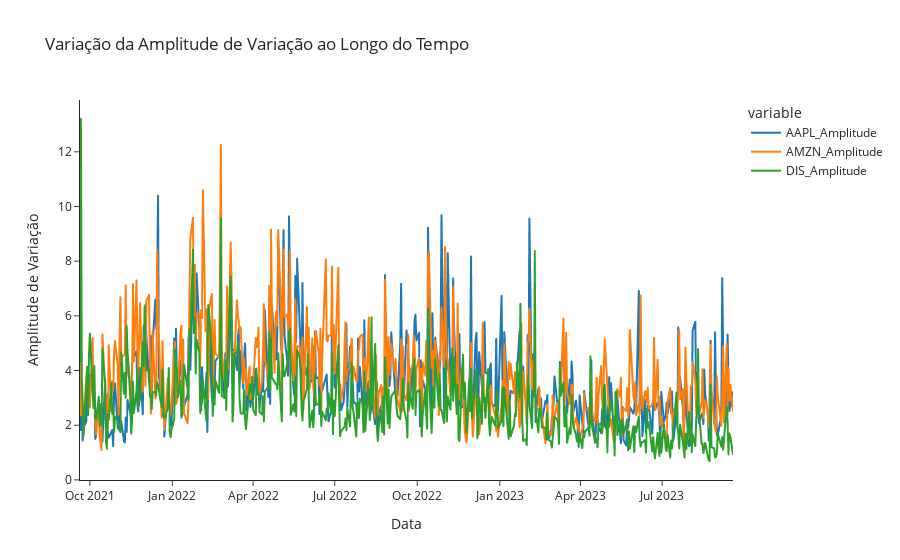

The cell this chart's notebook holds for it:
### Markdown cell above
Gráfico da primeira análise para comparação

### Code cell
# Calculando a amplitude de variação dentro do dia e adicionando uma coluna chamada "Amplitude" para cada ação
yf['AAPL_Amplitude'] = yf['High']['AAPL'] - yf['Low']['AAPL']
yf['AMZN_Amplitude'] = yf['High']['AMZN'] - yf['Low']['AMZN']
yf['DIS_Amplitude'] = yf['High']['DIS'] - yf['Low']['DIS']

# Criando um DataFrame separado com as colunas de amplitude para cada ativo
amplitude_yf = yf[['AAPL_Amplitude', 'AMZN_Amplitude', 'DIS_Amplitude']]

# Resetando o índice para usar a coluna 'Date' como x-axis no gráfico
amplitude_yf.reset_index(inplace=True)

# Criando o gráfico de linha usando o Plotly
fig = px.line(amplitude_yf, x='Date', y=['AAPL_Amplitude', 'AMZN_Amplitude', 'DIS_Amplitude'],
              labels={'Date': 'Data', 'value': 'Amplitude de Variação'},
              title='Variação da Amplitude de Variação ao Longo do Tempo',
              template='simple_white')

# Exibindo o gráfico
fig.show()

### Figure 1 — Plotly figure (JSON) as saved in the notebook; plotly's stock layout.template omitted (floating-point values rounded to 4 significant figures; data arrays with more than 128 entries replaced by an {"elided": "..."} marker saying what was removed)
{"data": [{"hovertemplate": "variable=AAPL_Amplitude<br>Data=%{x}<br>Amplitude de Variação=%{y}<extra></extra>", "legendgroup": "AAPL_Amplitude", "line": {"color": "#1F77B4", "dash": "solid"}, "marker": {"symbol": "circle"}, "mode": "lines", "name": "AAPL_Amplitude", "showlegend": true, "type": "scattergl", "x": {"elided": "502 str values"}, "xaxis": "x", "y": {"elided": "502 float values"}, "yaxis": "y"}, {"hovertemplate": "variable=AMZN_Amplitude<br>Data=%{x}<br>Amplitude de Variação=%{y}<extra></extra>", "legendgroup": "AMZN_Amplitude", "line": {"color": "#FF7F0E", "dash": "solid"}, "marker": {"symbol": "circle"}, "mode": "lines", "name": "AMZN_Amplitude", "showlegend": true, "type": "scattergl", "x": {"elided": "502 str values"}, "xaxis": "x", "y": {"elided": "502 float values"}, "yaxis": "y"}, {"hovertemplate": "variable=DIS_Amplitude<br>Data=%{x}<br>Amplitude de Variação=%{y}<extra></extra>", "legendgroup": "DIS_Amplitude", "line": {"color": "#2CA02C", "dash": "solid"}, "marker": {"symbol": "circle"}, "mode": "lines", "name": "DIS_Amplitude", "showlegend": true, "type": "scattergl", "x": {"elided": "502 str values"}, "xaxis": "x", "y": {"elided": "502 float values"}, "yaxis": "y"}], "layout": {"legend": {"title": {"text": "variable"}, "tracegroupgap": 0}, "title": {"text": "Variação da Amplitude de Variação ao Longo do Tempo"}, "xaxis": {"anchor": "y", "domain": [0, 1], "title": {"text": "Data"}}, "yaxis": {"anchor": "x", "domain": [0, 1], "title": {"text": "Amplitude de Variação"}}}}
